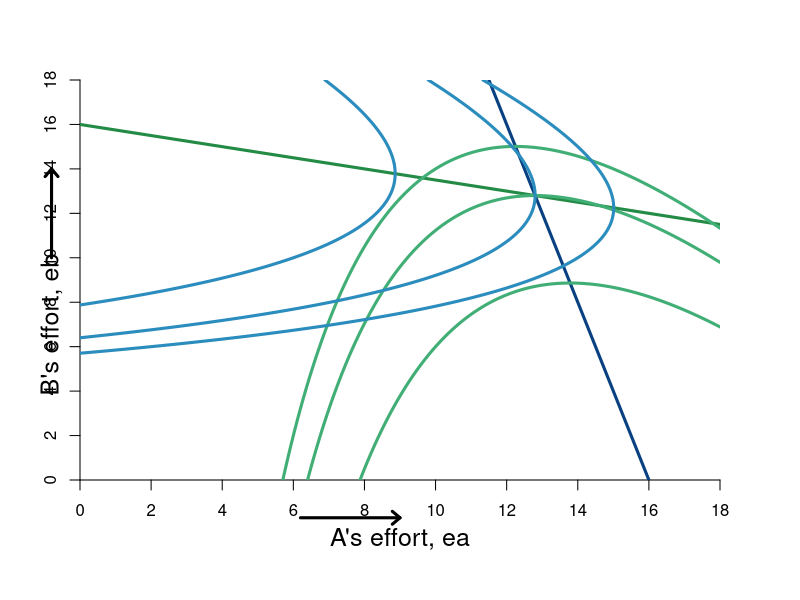

Reproduce this figure in R.
require(shape)
pdf(file = "bfh-textbook/coordination_failures/coord_responses.pdf", width = 9, height = 7)

#Set parameters for graphics
axislabelsize <- 1.5
graphlinewidth <- 3

COL <- c("#7fc97f", "#beaed4", "#fdc086", "#ffff99", "#386cb0", "#f0027f", "#bf5b17", "#666666")
COLA <- c("#99d8c9","#66c2a4","#41ae76", "#238b45", "#005824")
COLB <- c("#4eb3d3", "#2b8cbe", "#0868ac","#084081")

par(mar =  c(6, 4, 4, 4))

uA <- function(ea, eb, alpha = 16, beta = 1/64) {
alpha*(1 - beta*eb)*ea - 0.5*(ea)^2
}

uB <- function(ea, eb, alpha = 16, beta = 1/64) {
  alpha*(1 - beta*ea)*eb - 0.5*(eb)^2
}

brfA <- function(eb, alpha = 16, beta = 1/64) {
  alpha*(1 - beta*eb)
}

brfB <- function(eb, alpha = 16, beta = 1/64) {
  (alpha - eb)/(alpha * beta)
}

brfB2 <- function(ea, alpha = 16, beta = 1/64) {
  alpha(1 - beta*ea)
}

xlims <- c(0, 18)
ylims <- c(0, 18)

npts <- 501 
x <- seq(xlims[1], xlims[2], length.out = npts)
y <- seq(ylims[1], ylims[2], length.out = npts) 
#a <- c(30, 35, 56.88887)
#b <- c(30, 35, 56.88887)
a <- c(75, 81.92, 95)
b <- c(75, 81.92, 95)
#a <- c(120, 150, 300)
#b <- c(120, 150, 300)



#B's value when at A's bliss point
#0.35*log(5.88) + 0.35*log(8.88) + 0.5*log(10 - 5.88) + 0.5*log(15 - 8.88) 

#B's bliss point x = 4.11765; y = 6.17647
#A's value when at A's bliss point
#0.5*log(4.11765) + 0.5*log(6.17647) + 0.35*log(10 - 4.11765) + 0.35*log(15 - 6.17647) 


plot(0, 0, xlim = xlims, ylim = ylims, type = "n",
     xlab = expression(paste("")),
     ylab = expression(paste("")), 
     xaxt = "n", 
     yaxt = "n", 
     cex.lab = axislabelsize, 
     bty = "n",
     xaxs="i", 
     yaxs="i")

ticksy <- seq(from = 0, to = ylims[2], by = 2)
ylabels <- seq(from = 0, to = ylims[2], by = 2)
ticksx <- seq(from = 0, to = xlims[2], by = 2)
xlabels <- seq(from = 0, to = xlims[2], by = 2)
axis(1, at = ticksx, pos = 0, labels = xlabels)
axis(2, at = ticksy, pos = 0, labels = ylabels, las = 0)

npts <- 500 
xx1 <- seq(xlims[1], xlims[2], length.out = npts)
lines(xx1, brfA(xx1, alpha = 16, beta = 1/64), col = COLA[4], lwd = graphlinewidth)
lines(xx1, brfB(xx1, alpha = 16, beta = 1/64), col = COLB[4], lwd = graphlinewidth)


#persp(x, y, outer(x, y, u), ticktype="detailed") 
contour(y, x, 
        outer(x, y, uA),
        #labels = c("v1", "v2", "v3"),
        drawlabels = FALSE,
        col = COLA[3],
        #xlab = expression(paste("A's Apples, ", x)),
        #ylab = expression(paste("A's Oranges, ", y)),
        #cex.lab = axislabelsize,
        lwd = graphlinewidth,
        levels = a, 
        xaxs="i", 
        yaxs="i", 
        add = TRUE) 

mtext("A's effort, ea", side=1, line = 2.5, cex = axislabelsize)
text(-0.8, 7, expression(paste("B's effort, eb")), xpd = TRUE, cex = axislabelsize, srt = 90) 

#Add arrows:
arrows(-0.8, 10, -0.8, 14, xpd = TRUE, length=0.1,angle=40,lwd=3)
arrows(6.2, -1.7, 9, -1.7, xpd = TRUE, length=0.1,angle=40,lwd=3)


contour(x, y, 
        outer(x, y, uB),
        #labels = c("v1", "v2", "v3"),
        drawlabels = FALSE,
        col = COLB[2],
        #xlab = expression(paste("")),
        #ylab = expression(paste("")),
        lwd = graphlinewidth,
        levels = b, 
        add = TRUE
        #xaxs="i", 
        #yaxs="i"
) 


#segments(4.11765, 6.17647, 5.88, 8.88, lty = 1, col = COL[2] , lwd = graphlinewidth)
#text(5.5, 2.4, expression("Pareto Efficient Curve"))
#Arrows(5.3, 2.7, 5.3, 7.6, col = "black", lty = 1, lwd = 2, arr.type = "triangle", arr.lwd = 0.5)

#Label the iso-welfare functions for the HG, Aisha
#text(9.35, 3.5, expression(v[1]^A))
#text(7.8, 6.4, expression(v[2]^A))
#text(7.4, 7.1, expression(v[3]^A))
#text(6.6, 8.3, expression(v[4]^A))

#Label the indifference curves for the HG, Betty
#text(0.65, 11.8, expression(v[1]^B))
#text(2.2, 8.9, expression(v[2]^B))
#text(2.6, 8.1, expression(v[3]^B))
#text(3.4, 6.9, expression(v[4]^B))

#Label point i. 
# points(5, 7.5, pch = 16, col = "black", cex = 1.5)
# text(5, 7.9, expression(paste("i")))


#points(5.84, 8.77, pch = 16, col = "black", cex = 1.5)

#A's bliss point - 3.1073 is the value of u
# points(x = 5.88, y = 8.82, pch = 16, col = "black", cex = 1.5)
# text(5.88, 10.5, expression(paste("A's highest v, ", v[max]^A)))
# Arrows(5.88, 10.2, 5.88, 9.3, col = "black", lty = 1, lwd = 2, arr.type = "triangle", arr.lwd = 0.5)

#B's bliss point: 
# points(x = 4.11765, y = 6.17647, pch = 16, col = "black", cex = 1.5)
# text(x = 4.11765, y = 4.5, expression(paste("B's highest v, ", v[max]^B)))
# Arrows(4.11765, 4.7, 4.11765, 5.65, col = "black", lty = 1, lwd = 2, arr.type = "triangle", arr.lwd = 0.5)
# 


par(new = TRUE)

#Use the same x and ylims as previously, but with locations switched
xlims2 <- c(18, 0)
ylims2 <- c(18, 0)

#Leave the ylab and xlab blank to ensure no axes titles
plot(0, 0, xlim = xlims2, ylim = ylims2, type = "n",
     xlab = expression(paste("")),
     ylab = expression(paste("")),
     xaxt = "n", 
     yaxt = "n", 
     cex.lab = 1.3, 
     bty = "n",
     xaxs="i", 
     yaxs="i")


#Set up axes at sides 3 and 4 (top and right)
# axis(side = 3, at = ticksx, pos = 0, labels = xlabels)
# axis(side = 4, at = ticksy, pos = 0, labels = ylabels, las = 0)
# mtext("B's Apples, x", side=3, line = 2.5, cex = axislabelsize)
# text(-0.8, 7, expression(paste("B's Oranges, y")), xpd = TRUE, cex = axislabelsize, srt = 270) 
# 
# #Add arrows:
# arrows(-0.8, 10, -0.8, 14, xpd = TRUE, length=0.1,angle=40,lwd=3)
# arrows(6.2, -1.8, 9, -1.8, xpd = TRUE, length=0.1,angle=40,lwd=3)
# 

#Customize ticks and labels for the plot
#ticksy <- seq(from = 0, to = 15, by = 1)
#ylabels <- seq(from = 0, to = 15, by = 1)
#ticksx <- seq(from = 0, to = 10, by = 1)
#xlabels <- seq(from = 0, to = 10, by = 1)
#axis(1, at = ticksx, pos = 0, labels = xlabels)
#axis(2, at = ticksy, pos = 0, labels = ylabels, las = 0)

dev.off()
